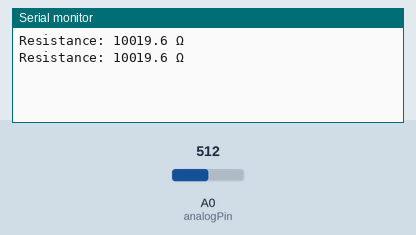
Simulated run of this sketch. Board: Arduino Uno, built with avr-gcc and run on an emulated ATmega328P. Shown: the last lines printed to the serial monitor. Inputs (shaded band) come from the test bench; at power-on: A0 (analogPin) = 512.

Above: at 1.8 s.
1.9 s: A0 (analogPin) set to 1008
At 2.8 s:
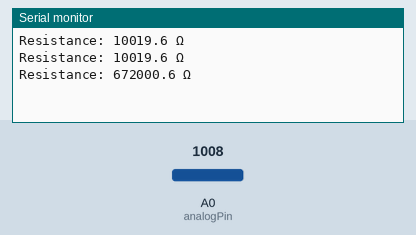
3.4 s: A0 (analogPin) set to 1023
At 4.8 s:
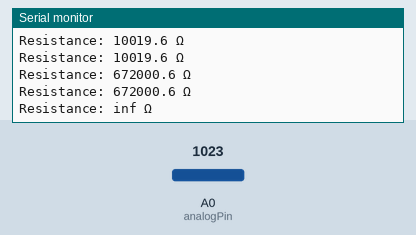

Measured:
- the behaviour switches between 1022 and 1023 on A0 (analogPin) (found by bisection; images 1 and 2)
- after the input at 1.9 s, the serial monitor: prints a new line after 0.10 s (image 1)
- after the input at 3.4 s, the serial monitor: prints a new line after 0.60 s (image 2)

The sketch:

ohmeter.ino
```cpp
/*
The main goal of this program is to find the resistance of an unknown resistor and display it on the Serial Monitor
The main theme of this program is analog input processing and serial data display
*/

const int analogPin = A0;        // Define the analog input pin
const float R_known = 10000.0;   // Known resistor value: 10kΩ
const float Vin = 5.0;           // Input voltage

void setup() {
  Serial.begin(9600);            // Initialize Serial communication at 9600 bps
}

void loop() {
  int bitValue = analogRead(analogPin);           // Read the analog pin and store the value
  float Vout = (bitValue * Vin) / 1023.0;        // Convert the bit value to voltage

  // Calculate the unknown resistor using this formula
  float R_unknown = R_known * (Vout / (Vin - Vout));

  // Print results to the Serial Monitor
  Serial.print("Resistance: ");       // Label
  Serial.print(R_unknown, 1);         // Print value with 1 decimal place
  Serial.println(" Ω");               // Add Ohm symbol

  delay(1000); // Wait 1 second between readings
}
```
